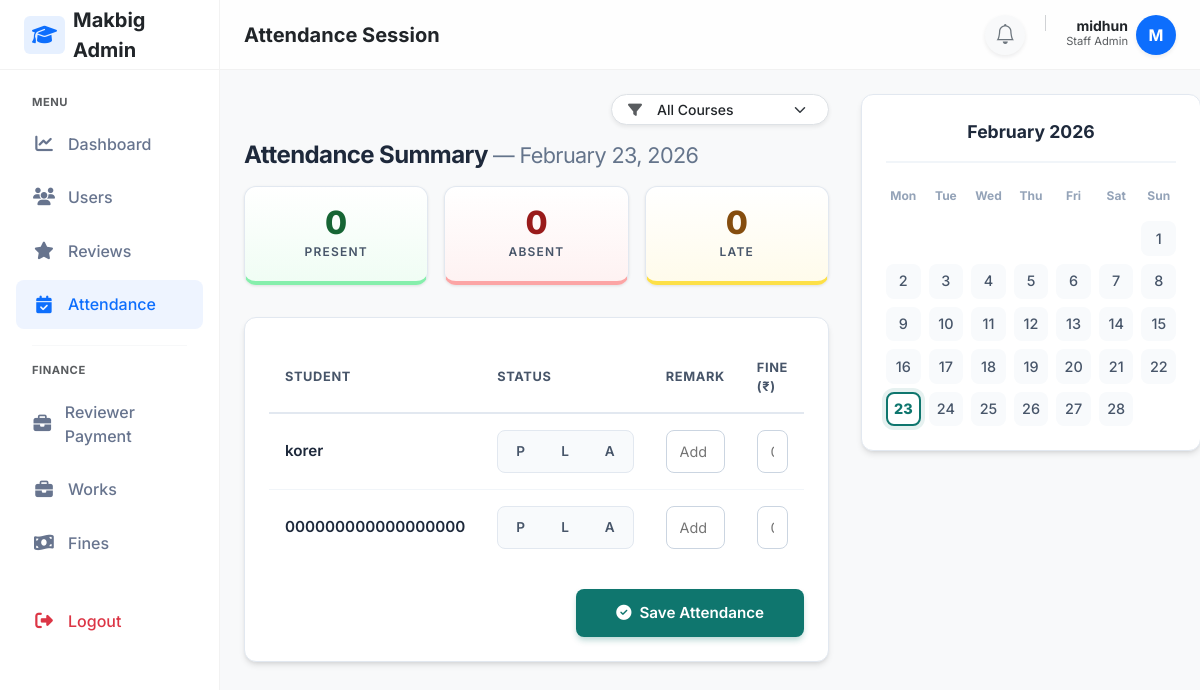
/attendance/session/ (signed in), run on the app's committed database.
### adminpanel/models.py (models this page shows, shortened)
class User(AbstractUser):
    email=models.EmailField(unique=True,db_index=True)
    mobile_number = models.CharField(max_length=15, blank=True, null=True)
    is_student=models.BooleanField(default=False)

class StudentProfile(models.Model):
    user=models.OneToOneField(User, on_delete=models.CASCADE)
    course=models.ForeignKey(Course,on_delete=models.PROTECT)
    enrollment_date=models.DateField(auto_now_add=True)
    progress_percent=models.DecimalField(max_digits=5, decimal_places=2, default=0)

### attendance/views.py (the view, shortened to what this page needs)
# urls.py: path('session/', views.attendance_session, name='staff_attendance'),
@login_required(login_url='/login/')
def attendance_session(request):
    selected_course = request.GET.get("course")
    date_str = request.GET.get('date')
    if date_str:
        try:
            selected_date = datetime.strptime(date_str, "%Y-%m-%d").date()
        except ValueError:
            selected_date = date.today()
    else:
        selected_date = date.today()
    year = selected_date.year
    month = selected_date.month
    students = StudentProfile.objects.select_related('user', 'course')
    if selected_course:
        students = students.filter(course_id=selected_course)
    existing_attendance = {
        record.student_id: record
        for record in AttendanceRecord.objects.filter(date=selected_date)
    }
    existing_fines = {
        fine.student_id: fine
        for fine in Penalty.objects.filter(
            student__in=students,
            attendance_record__date=selected_date
        )
    }
    day_summary = AttendanceRecord.objects.filter(
        date=selected_date
    ).values('status').annotate(count=Count('id'))
    day_summary_map = {'P': 0, 'A': 0, 'L': 0}
    for item in day_summary:
        day_summary_map[item['status']] = item['count']
    cal = calendar.Calendar(firstweekday=0)
    month_days = cal.monthdatescalendar(year, month)
    month_attendance = AttendanceRecord.objects.filter(
        date__year=year,
        date__month=month
    )
    attendance_map = {}
    for record in month_attendance:
        attendance_map.setdefault(record.date, []).append(record)
    return render(request,'attendance/staff_attendance.html',
        {
            'students': students,
            'courses': Course.objects.all(),
            'selected_date': selected_date,
            'existing_attendance': existing_attendance,
            'existing_fines': existing_fines,
            'day_summary': day_summary_map,
            'month_days': month_days,
            'attendance_map': attendance_map,
        })

### attendance/templatetags/calendar_extras.py (called while the page is built)
@register.filter
def get_item(dictionary, key):
    if dictionary is None:
        return None
    return dictionary.get(key)

@register.filter
def get_day_attendance(attendance_map, day):
    if attendance_map is None:
        return None
    return attendance_map.get(day)

### reviewtickets/context_processors.py (called while the page is built)
def ticket_notifications(request):
    if request.user.is_authenticated and request.user.is_staff:
        count = ReviewTicket.objects.filter(
            status='pending',
            is_seen=False
        ).count()
        return {'ticket_notification_count': count}
    return {}

### templates/attendance/staff_attendance.html (shortened to what this page needs)
{% extends "layouts/staff_layout.html" %}
{% load calendar_extras %}
{% block page_title %}Attendance Session{% endblock %}
{% block content %}
<div class="attendance-wrapper">
  <div class="attendance-main">
<div style="display: flex; justify-content: flex-end; margin-bottom: 1rem;">
  <form method="get" class="d-flex align-items-center">
    <div class="input-group input-group-sm shadow-sm rounded-pill overflow-hidden bg-white pe-2 border"
         style="max-width: 220px;">
      <span class="input-group-text border-0 bg-transparent text-muted ps-3">
        <i class="fa-solid fa-filter"></i>
      </span>
      <select
        name="course"
        class="form-select border-0 form-select-sm shadow-none bg-transparent fw-medium"
        onchange="this.form.submit()"
        style="min-width: 140px; cursor: pointer;">
        <option value="">All Courses</option>
      </select>
    </div>
  </form>
</div>
    <div class="day-summary-section">
      <h4>Attendance Summary <span style="font-weight: 400; color: #64748b; font-size: 0.9em;">— {{selected_date|date:"F d, Y" }}
      </span></h4>
      <div class="summary-grid">
        <div class="stat-card present">
          <div class="stat-value">{{ day_summary.P }}</div>
          <div class="stat-label">Present</div>
        </div>
        <div class="stat-card absent">
          <div class="stat-value">{{ day_summary.A }}</div>
          <div class="stat-label">Absent</div>
        </div>
        <div class="stat-card late">
          <div class="stat-value">{{ day_summary.L }}</div>
          <div class="stat-label">Late</div>
        </div>
      </div>
    </div>
    <div class="attendance-table-wrapper">
      <form method="post">
        <table class="styled-table">
          <thead>
            <tr>
              <th width="25%">Student</th>
              <th width="15%">Status</th>
              <th width="30%">Remark</th>
              <th width="30%">Fine (₹)</th>
            </tr>
          </thead>
          <tbody>
            {% for student in students %}
            {% with existing=existing_attendance|get_item:student.id %}
            {% with fine=existing_fines|get_item:student.id %}
            <tr>
              <td>
                <div class="student-name">{{ student.user.first_name }}</div>
              </td>
              <td>
                <div class="status-pills">
                  <label class="status-radio-label">
                    <span>P</span>
                  </label>
                  <label class="status-radio-label">
                    <span>L</span>
                  </label>
                  <label class="status-radio-label">
                    <span>A</span>
                  </label>
                </div>
              </td>
              <td>
                <input type="text" name="remark_{{ student.id }}" class="form-control-clean" placeholder="Add note..."
                  value="{{ fine.reason|default_if_none:'' }}">
              </td>
              <td>
                <input type="number" name="fine_{{ student.id }}" class="form-control-clean" placeholder="0"
                 min="0" max="10000" inputmode="decimal" value="{{ fine.amount|default_if_none:'' }}">
              </td>
            </tr>
            {% endwith %}
            {% endwith %}
            {% endfor %}
          </tbody>
        </table>
        <div style="text-align: right;">
          <button type="submit" class="btn-save">
            <i class="fa-solid fa-check-circle"></i> Save Attendance
          </button>
        </div>
      </form>
    </div>
  </div>
  <div class="right-sidebar">
    <div class="calendar-card">
      <div class="calendar-header">
        {{ selected_date|date:"F Y" }}
      </div>
      <div class="calendar-grid">
        <div class="cal-day-name">Mon</div>
        <div class="cal-day-name">Tue</div>
        <div class="cal-day-name">Wed</div>
        <div class="cal-day-name">Thu</div>
        <div class="cal-day-name">Fri</div>
        <div class="cal-day-name">Sat</div>
        <div class="cal-day-name">Sun</div>
        {% for week in month_days %}
        {% for day in week %}
        {% if day.month == selected_date.month %}
        {% with has_att=attendance_map|get_day_attendance:day %}
        <a href="?date={{ day|date:'Y-m-d' }}"
          class="cal-day {% if day == selected_date %}selected{% endif %} {% if has_att %}has-attendance{% endif %}"
          title="{% if has_att %}Attendance Marked{% else %}No Record{% endif %}">
          {{ day.day }}
        </a>
        {% endwith %}
        {% else %}
        <div class="cal-day muted"></div>
        {% endif %}
        {% endfor %}
        {% endfor %}
      </div>
    </div>
  </div>
</div>
{% endblock %}

### templates/layouts/staff_layout.html (shortened to what this page needs)
{% load static %}
<!DOCTYPE html>
<html lang="en">
<head>
    <link href="https://cdn.jsdelivr.net/npm/bootstrap@5.3.0/dist/css/bootstrap.min.css" rel="stylesheet">
    <link rel="stylesheet" href="https://cdnjs.cloudflare.com/ajax/libs/font-awesome/6.4.0/css/all.min.css">
    <link rel="stylesheet" href="https://cdn.jsdelivr.net/npm/bootstrap-icons@1.10.5/font/bootstrap-icons.css">
    <link rel="stylesheet" href="{% static 'css/attendance.css' %}">
</head>
<body>
    <aside class="sidebar" id="sidebar">
        <div class="sidebar-brand">
            <a href="#" class="text-decoration-none d-flex align-items-center gap-2 text-dark fs-5 fw-bold">
                <div class="bg-primary bg-opacity-10 text-primary rounded px-2 py-1">
                    <i class="fa-solid fa-graduation-cap"></i>
                </div>
                <span>Makbig Admin</span>
            </a>
        </div>
        <nav class="sidebar-nav">
            <div class="small fw-bold text-uppercase text-muted mb-2 px-3"
                style="font-size: 0.7rem; letter-spacing: 0.5px;">Menu</div>
            <a href="{% url 'staff_dashboard' %}"
                class="nav-link {% if request.resolver_match.url_name == 'staff_dashboard' %}active{% endif %}">
                <i class="fa-solid fa-chart-line"></i> Dashboard
            </a>
            <a href="{% url 'staff_students' %}"
                class="nav-link {% if request.resolver_match.url_name == 'staff_students' %}active{% endif %}">
                <i class="fa-solid fa-users"></i> Users
            </a>
            <a href="{% url 'staff_review_list' %}"
                class="nav-link {% if request.resolver_match.url_name == 'staff_review_list' %}active{% endif %}">
                <i class="fa-solid fa-star"></i> Reviews
            </a>
            <a href="{% url 'staff_attendance' %}"
                class="nav-link {% if request.resolver_match.url_name == 'staff_attendance' %}active{% endif %}">
                <i class="fa-solid fa-calendar-check"></i> Attendance
            </a>
            <div class="my-3 border-top mx-3 opacity-25"></div>
            <div class="small fw-bold text-uppercase text-muted mb-2 px-3"
                style="font-size: 0.7rem; letter-spacing: 0.5px;">Finance</div>
            <a href="{% url "reviewer_payment_dashboard" %}" class="nav-link">
                <i class="fa-solid fa-briefcase"></i> Reviewer Payment
            </a>
            <a href="{% url "manage_works" %}" class="nav-link">
                <i class="fa-solid fa-briefcase"></i> Works
            </a>
            <a href="#" class="nav-link">
                <i class="fa-solid fa-money-bill-wave"></i> Fines
            </a>
            <div class="mt-auto pt-4">
                <form method="POST" action="{% url 'student_logout' %}">
                    <button type="submit" class="nav-link w-100 text-danger border-0 bg-transparent">
                        <i class="fa-solid fa-right-from-bracket"></i> Logout
                    </button>
                </form>
            </div>
        </nav>
    </aside>
    <div class="main-wrapper">
        <header class="topbar">
            <div class="d-flex align-items-center gap-3">
                <h5 class="mb-0 fw-bold text-dark">{% block page_title %}Dashboard{% endblock %}</h5>
            </div>
            <div class="d-flex align-items-center gap-3">
                <a href="{% url 'staff_ticket_list' %}"
                    class="btn btn-light rounded-circle position-relative border-0 shadow-sm"
                    style="width: 40px; height: 40px; display: flex; align-items: center; justify-content: center;">
                    <i class="bi bi-bell fs-5 text-secondary"></i>
                </a>
                <div class="d-flex align-items-center gap-2">
                    <div class="text-end d-none d-sm-block">
                        <div class="fw-bold small text-dark lh-1">{{ request.user.first_name }} {{request.user.last_name }}</div>
                        <div class="text-muted" style="font-size: 0.7rem;">Staff Admin</div>
                    </div>
                    <div class="rounded-circle bg-primary text-white d-flex align-items-center justify-content-center fw-bold shadow-sm"
                        style="width:40px;height:40px; font-size: 1rem;">
                        {{ request.user.first_name|slice:":1"|upper }}
                    </div>
                </div>
            </div>
        </header>
        <div class="p-4">
            {% block content %}
            {% endblock %}
        </div>
    </div>
</body>
</html>

### static/css/attendance.css (style rules this page uses)
.attendance-main { flex: 3; }
.calendar-header { text-align: center; margin-bottom: 12px; }
.calendar-grid { display: grid; grid-template-columns: repeat(7, 1fr); gap: 6px; }

### templates/layouts/staff_layout.html (style rules this page uses)
:root { --sidebar-width: 220px; --topbar-height: 70px; --primary-soft: #eef4ff; --text-heading: #344767; --text-muted: #67748e; }
body { font-family: 'Inter', sans-serif; background-color: #f8f9fa; color: #495057; }
.sidebar { width: var(--sidebar-width); background: #fff; border-right: 1px solid rgba(0, 0, 0, 0.05); display: flex; flex-direction: column; position: fixed; top: 0; bottom: 0; left: 0; z-index: 1045; transition: transform 0.3s ease-in-out; }
.sidebar-brand { height: var(--topbar-height); display: flex; align-items: center; padding: 0 1.5rem; border-bottom: 1px solid rgba(0, 0, 0, 0.05); }
.sidebar-nav { padding: 1.5rem 1rem; flex-grow: 1; overflow-y: auto; }
.nav-link { display: flex; align-items: center; padding: 0.8rem 1rem; color: var(--text-muted); font-weight: 500; border-radius: 0.5rem; margin-bottom: 0.25rem; transition: all 0.2s; }
.nav-link:hover, .nav-link.active { background-color: var(--primary-soft); color: #0d6efd; text-decoration: none; }
.nav-link i { width: 24px; text-align: center; margin-right: 0.75rem; font-size: 1.1rem; }
.main-wrapper { margin-left: var(--sidebar-width); min-height: 100vh; display: flex; flex-direction: column; transition: margin-left 0.3s ease-in-out; }
.topbar { height: var(--topbar-height); background: rgba(255, 255, 255, 0.8); backdrop-filter: blur(10px); border-bottom: 1px solid rgba(0, 0, 0, 0.05); padding: 0 1.5rem; display: flex; align-items: center; justify-content: space-between; position: sticky; top: 0; z-index: 1020; }

### data on the page
User: user.first_name "midhun", user.first_name "M"
StudentProfile: user.first_name "korer"
StudentProfile: user.first_name "000000000000000000"

### other printed values
{{ day_summary.P }} "0"
{{ day_summary.A }} "0"
{{ day_summary.L }} "0"
{{ day.day }} "1" "2" "3" "4" "5" "6" "7" "8" "9" "10" "11" "12" "13" "14" "15" "16" "17" "18" "19" "20" "21" "22" "23" "24" "25" "26" "27" "28"
